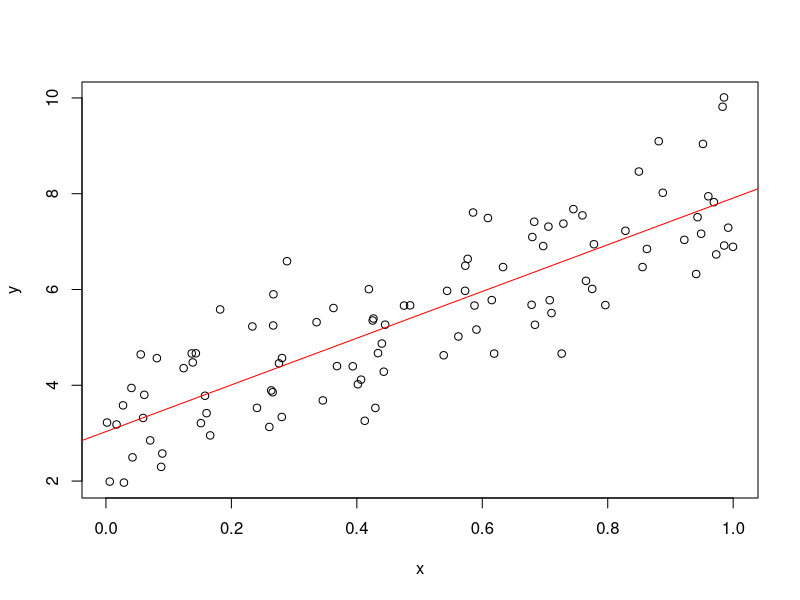

Generate this figure with R:
## ---- chunk 1
knitr::opts_chunk$set(echo = TRUE, warning=F, message=F)
## ---- chunk 2
library(boot) #this package contains the trees data set
library(ggplot2)
library(dplyr)
data(trees)
#compute a girth:height ratio
trees <- trees %>% mutate(GH_ratio = Girth/Height )
head(trees)

#before running the model, test the collinearity of the predictors, to see which model you should start with.

#
#model1 <- lm(Volume~height +GH_ratio + lc, data=trees)
#AIC(model1)

#model2 <- lm(Volume~height +GH_ratio, data=trees)
#AIC(model2)

## ---- chunk 3
library(stats4) #package for running MLH

#dummy data
set.seed(1001)
N<- 100
x<-runif(N)
y<- 5*x+3+rnorm(N)


#fit our data using OLS first for comparison
fit<- lm(y~x)
summary(fit)
## ---- chunk 4
#plot it.
plot(x,y)
abline(fit,col="red")
## ---- chunk 5
#Now do it using -LL

#first set the negative log likelihood to a funciton
NLL <-function(a,b,sigma) {
  y.pred=a+(b*x)
  LL=(dnorm(y,mean=y.pred,sd=sigma, log=T))
  -sum(LL)
  
}

#now we run it using mle
?mle

#run the MLE but note that this can take a lot of computing power in some cases.
#the nelder-mead method is one of several that you can use to converge on a solution.

fit2 <- mle(NLL, start=list(a=mean(y), b=0, sigma=sqrt(var(y))), method="Nelder-Mead")
summary(fit2)
## ---- chunk 6
#we can look at the NLL estimate
logLik(fit2)


#Now we can compare the two models.
fit$coefficients
fit2@coef

